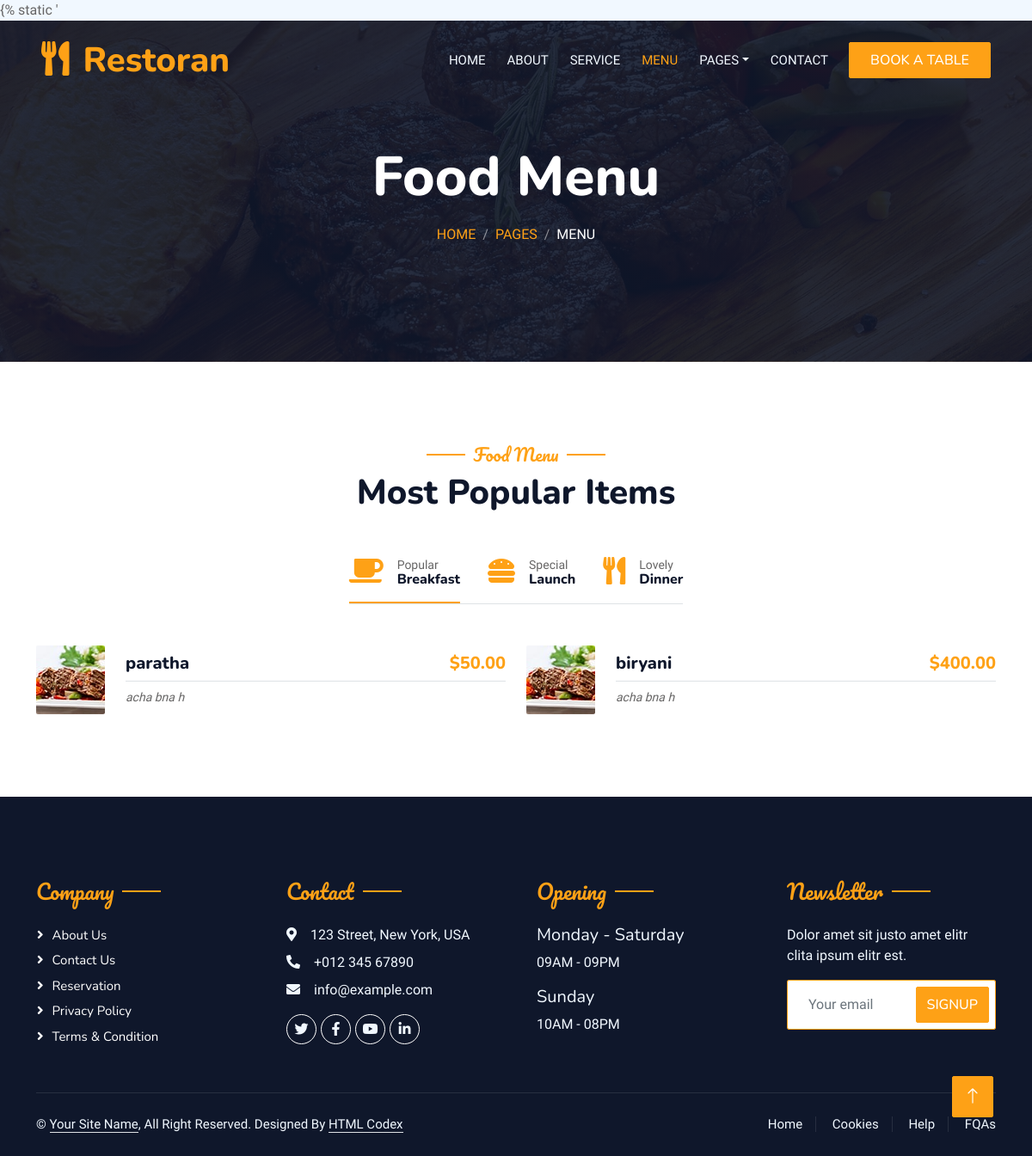
The app's page /menu/, older data.
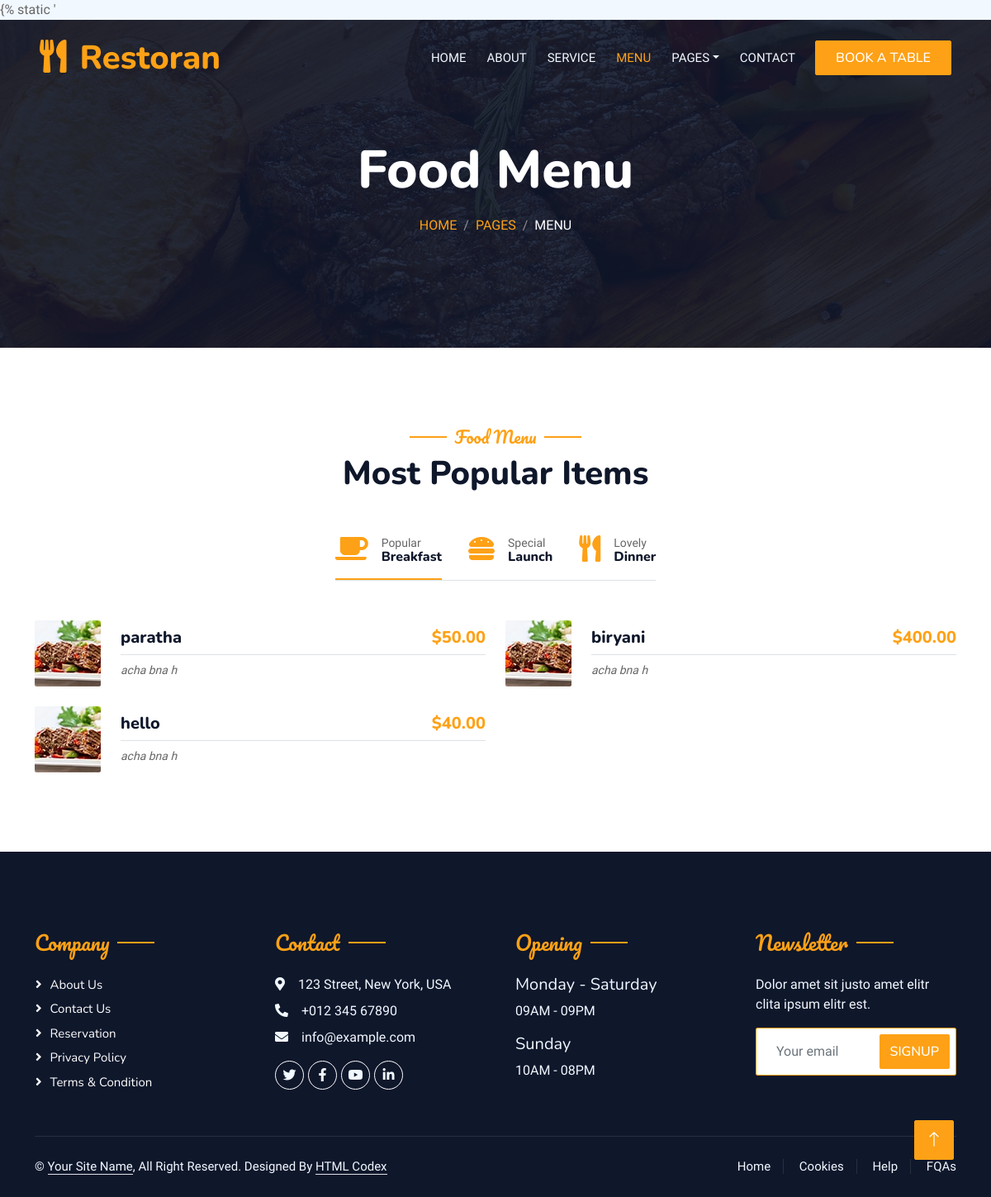
The same page, newer data.
### menu/models.py (models this page shows)
class Item(models.Model):
    name = models.CharField(max_length=100)
    price = models.DecimalField(max_digits=8, decimal_places=2)

### menu/views.py (the view)
# urls.py: path('menu/',include('menu.urls'))
def menu(request):
    menu_items = Item.objects.all()
    print(Item.objects.all())
    para= "acha bna h"
    return render(request=request, template_name='menu.html', context={"menu": menu_items,"para":para})

### templates/menu.html (shortened to what this page needs)
{%load static%}
<!DOCTYPE html>
<html lang="en">
<head>
    <link href="https://cdnjs.cloudflare.com/ajax/libs/font-awesome/5.10.0/css/all.min.css" rel="stylesheet">
    <link href="https://cdn.jsdelivr.net/npm/bootstrap-icons@1.4.1/font/bootstrap-icons.css" rel="stylesheet">
    <link href="{% static 'lib/animate/animate.min.css' %}" rel="stylesheet">
    <link href="{% static 'lib/owlcarousel/assets/owl.carousel.min.css' %}" rel="stylesheet">
    <link href="{% static 'lib/tempusdominus/css/tempusdominus-bootstrap-4.min.css' %}" rel="stylesheet" />
    <link href="{% static 'css/bootstrap.min.css' %}" rel="stylesheet">
    <link href="{% static 'css/style.css' %}" rel="stylesheet">
</head>
<body>
    <div class="container-xxl bg-white p-0">
        <div class="container-xxl position-relative p-0">
            <nav class="navbar navbar-expand-lg navbar-dark bg-dark px-4 px-lg-5 py-3 py-lg-0">
                <a href="" class="navbar-brand p-0">
                    <h1 class="text-primary m-0"><i class="fa fa-utensils me-3"></i>Restoran</h1>
                </a>
                <div class="collapse navbar-collapse" id="navbarCollapse">
                    <div class="navbar-nav ms-auto py-0 pe-4">
                        <a href="{% url 'home:index' %}" class="nav-item nav-link">Home</a>
                        <a href="{% url 'menu:about' %}" class="nav-item nav-link">About</a>
                        <a href="{% url 'menu:service' %}" class="nav-item nav-link">Service</a>
                        <a href="{% url 'menu:index' %}" class="nav-item nav-link active">Menu</a>
                        <div class="nav-item dropdown">
                            <a href="#" class="nav-link dropdown-toggle" data-bs-toggle="dropdown">Pages</a>
                        </div>
                        <a href="{% url 'menu:contact' %}" class="nav-item nav-link">Contact</a>
                    </div>
                    <a href="" class="btn btn-primary py-2 px-4">Book A Table</a>
                </div>
            </nav>
            <div class="container-xxl py-5 bg-dark hero-header mb-5">
                <div class="container text-center my-5 pt-5 pb-4">
                    <h1 class="display-3 text-white mb-3 animated slideInDown">Food Menu</h1>
                    <nav aria-label="breadcrumb">
                        <ol class="breadcrumb justify-content-center text-uppercase">
                            <li class="breadcrumb-item"><a href="#">Home</a></li>
                            <li class="breadcrumb-item"><a href="#">Pages</a></li>
                            <li class="breadcrumb-item text-white active" aria-current="page">Menu</li>
                        </ol>
                    </nav>
                </div>
            </div>
        </div>
        <div class="container-xxl py-5">
            <div class="container">
                <div class="text-center wow fadeInUp" data-wow-delay="0.1s">
                    <h5 class="section-title ff-secondary text-center text-primary fw-normal">Food Menu</h5>
                    <h1 class="mb-5">Most Popular Items</h1>
                </div>
                <div class="tab-class text-center wow fadeInUp" data-wow-delay="0.1s">
                    <ul class="nav nav-pills d-inline-flex justify-content-center border-bottom mb-5">
                        <li class="nav-item">
                            <a class="d-flex align-items-center text-start mx-3 ms-0 pb-3 active" data-bs-toggle="pill" href="#tab-1">
                                <i class="fa fa-coffee fa-2x text-primary"></i>
                                <div class="ps-3">
                                    <small class="text-body">Popular</small>
                                    <h6 class="mt-n1 mb-0">Breakfast</h6>
                                </div>
                            </a>
                        </li>
                        <li class="nav-item">
                            <a class="d-flex align-items-center text-start mx-3 pb-3" data-bs-toggle="pill" href="#tab-2">
                                <i class="fa fa-hamburger fa-2x text-primary"></i>
                                <div class="ps-3">
                                    <small class="text-body">Special</small>
                                    <h6 class="mt-n1 mb-0">Launch</h6>
                                </div>
                            </a>
                        </li>
                        <li class="nav-item">
                            <a class="d-flex align-items-center text-start mx-3 me-0 pb-3" data-bs-toggle="pill" href="#tab-3">
                                <i class="fa fa-utensils fa-2x text-primary"></i>
                                <div class="ps-3">
                                    <small class="text-body">Lovely</small>
                                    <h6 class="mt-n1 mb-0">Dinner</h6>
                                </div>
                            </a>
                        </li>
                    </ul>
                    <div class="tab-content">
                        <div id="tab-1" class="tab-pane fade show p-0 active">
                            <div class="row g-4">
                                {% for i in menu %}
                                <div class="col-lg-6">
                                    <div class="d-flex align-items-center">
                                        <img class="flex-shrink-0 img-fluid rounded" src="img/menu-8.jpg" alt="" style="width: 80px;">
                                        <div class="w-100 d-flex flex-column text-start ps-4">
                                            <h5 class="d-flex justify-content-between border-bottom pb-2">
                                                <span>{{ i.name }}</span>
                                                <span class="text-primary">${{ i.price }}</span>
                                            </h5>
                                            <small class="fst-italic">{{para}}</small>
                                        </div>
                                    </div>
                                </div>
                                {% endfor %}
                            </div>
                        </div>
                    </div>
                </div>
            </div>
        </div>
        <div class="container-fluid bg-dark text-light footer pt-5 mt-5 wow fadeIn" data-wow-delay="0.1s">
            <div class="container py-5">
                <div class="row g-5">
                    <div class="col-lg-3 col-md-6">
                        <h4 class="section-title ff-secondary text-start text-primary fw-normal mb-4">Company</h4>
                        <a class="btn btn-link" href="">About Us</a>
                        <a class="btn btn-link" href="">Contact Us</a>
                        <a class="btn btn-link" href="">Reservation</a>
                        <a class="btn btn-link" href="">Privacy Policy</a>
                        <a class="btn btn-link" href="">Terms & Condition</a>
                    </div>
                    <div class="col-lg-3 col-md-6">
                        <h4 class="section-title ff-secondary text-start text-primary fw-normal mb-4">Contact</h4>
                        <p class="mb-2"><i class="fa fa-map-marker-alt me-3"></i>123 Street, New York, USA</p>
                        <p class="mb-2"><i class="fa fa-phone-alt me-3"></i>+012 345 67890</p>
                        <p class="mb-2"><i class="fa fa-envelope me-3"></i>info@example.com</p>
                        <div class="d-flex pt-2">
                            <a class="btn btn-outline-light btn-social" href=""><i class="fab fa-twitter"></i></a>
                            <a class="btn btn-outline-light btn-social" href=""><i class="fab fa-facebook-f"></i></a>
                            <a class="btn btn-outline-light btn-social" href=""><i class="fab fa-youtube"></i></a>
                            <a class="btn btn-outline-light btn-social" href=""><i class="fab fa-linkedin-in"></i></a>
                        </div>
                    </div>
                    <div class="col-lg-3 col-md-6">
                        <h4 class="section-title ff-secondary text-start text-primary fw-normal mb-4">Opening</h4>
                        <h5 class="text-light fw-normal">Monday - Saturday</h5>
                        <p>09AM - 09PM</p>
                        <h5 class="text-light fw-normal">Sunday</h5>
                        <p>10AM - 08PM</p>
                    </div>
                    <div class="col-lg-3 col-md-6">
                        <h4 class="section-title ff-secondary text-start text-primary fw-normal mb-4">Newsletter</h4>
                        <p>Dolor amet sit justo amet elitr clita ipsum elitr est.</p>
                        <div class="position-relative mx-auto" style="max-width: 400px;">
                            <input class="form-control border-primary w-100 py-3 ps-4 pe-5" type="text" placeholder="Your email">
                            <button type="button" class="btn btn-primary py-2 position-absolute top-0 end-0 mt-2 me-2">SignUp</button>
                        </div>
                    </div>
                </div>
            </div>
            <div class="container">
                <div class="copyright">
                    <div class="row">
                        <div class="col-md-6 text-center text-md-start mb-3 mb-md-0">
                            &copy; <a class="border-bottom" href="#">Your Site Name</a>, All Right Reserved.
							Designed By <a class="border-bottom" href="https://htmlcodex.com">HTML Codex</a>
                        </div>
                        <div class="col-md-6 text-center text-md-end">
                            <div class="footer-menu">
                                <a href="">Home</a>
                                <a href="">Cookies</a>
                                <a href="">Help</a>
                                <a href="">FQAs</a>
                            </div>
                        </div>
                    </div>
                </div>
            </div>
        </div>
        <a href="#" class="btn btn-lg btn-primary btn-lg-square back-to-top"><i class="bi bi-arrow-up"></i></a>
    </div>
</body>
</html>

### static/css/style.css (style rules this page uses)
:root { --primary: #FEA116; --light: #F1F8FF; --dark: #0F172B; }
.ff-secondary { font-family: 'Pacifico', cursive; }
.back-to-top { position: fixed; display: none; right: 45px; bottom: 45px; z-index: 99; }
.btn { font-family: 'Nunito', sans-serif; font-weight: 500; text-transform: uppercase; transition: .5s; }
.btn.btn-primary, .btn.btn-secondary { color: #FFFFFF; }
.btn-lg-square { width: 48px; height: 48px; }
.btn-square, .btn-sm-square, .btn-lg-square { padding: 0; display: flex; align-items: center; justify-content: center; font-weight: normal; border-radius: 2px; }
.navbar-dark .navbar-nav .nav-link { position: relative; margin-left: 25px; padding: 35px 0; font-size: 15px; color: var(--light) !important; text-transform: uppercase; font-weight: 500; outline: none; transition: .5s; }
.navbar-dark .navbar-nav .nav-link:hover, .navbar-dark .navbar-nav .nav-link.active { color: var(--primary) !important; }
@media (min-width: 992px) { .navbar-dark { position: absolute; width: 100%; top: 0; left: 0; z-index: 999; background: transparent !important; } }
.hero-header { background: linear-gradient(rgba(15, 23, 43, .9), rgba(15, 23, 43, .9)), url(../img/bg-hero.jpg); background-position: center center; background-repeat: no-repeat; background-size: cover; }
.breadcrumb-item + .breadcrumb-item::before { color: rgba(255, 255, 255, .5); }
.section-title { position: relative; display: inline-block; }
.section-title::before { position: absolute; content: ""; width: 45px; height: 2px; top: 50%; left: -55px; margin-top: -1px; background: var(--primary); }
.section-title::after { position: absolute; content: ""; width: 45px; height: 2px; top: 50%; right: -55px; margin-top: -1px; background: var(--primary); }
.section-title.text-start::before, .section-title.text-end::after { display: none; }
.nav-pills .nav-item .active { border-bottom: 2px solid var(--primary); }
.footer .btn.btn-social { margin-right: 5px; width: 35px; height: 35px; display: flex; align-items: center; justify-content: center; color: var(--light); border: 1px solid #FFFFFF; border-radius: 35px; transition: .3s; }
.footer .btn.btn-link { display: block; margin-bottom: 5px; padding: 0; text-align: left; color: #FFFFFF; font-size: 15px; font-weight: normal; text-transform: capitalize; transition: .3s; }
.footer .btn.btn-link::before { position: relative; content: "\f105"; font-family: "Font Awesome 5 Free"; font-weight: 900; margin-right: 10px; }
.footer .copyright { padding: 25px 0; font-size: 15px; border-top: 1px solid rgba(256, 256, 256, .1); }
.footer .copyright a { color: var(--light); }
.footer .footer-menu a { margin-right: 15px; padding-right: 15px; border-right: 1px solid rgba(255, 255, 255, .1); }
.footer .footer-menu a:last-child { margin-right: 0; padding-right: 0; border-right: none; }

Row changes from the older to the newer data that the page shows:
added Item: name "hello", price "40.00", para "acha bna h"
